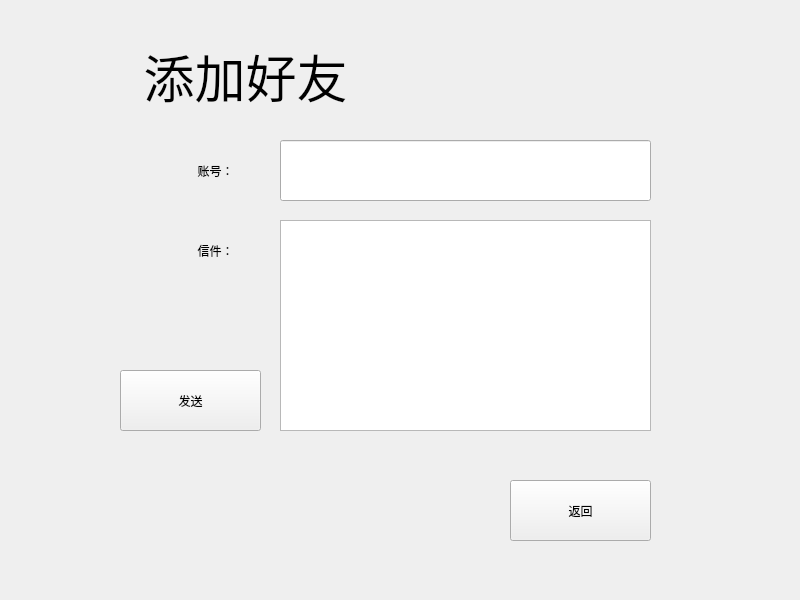
<?xml version="1.0" encoding="UTF-8"?>
<ui version="4.0">
 <class>Form_MakeFriends</class>
 <widget class="QWidget" name="Form_MakeFriends">
  <property name="geometry">
   <rect>
    <x>0</x>
    <y>0</y>
    <width>800</width>
    <height>600</height>
   </rect>
  </property>
  <property name="windowTitle">
   <string>Form</string>
  </property>
  <widget class="QLabel" name="background">
   <property name="geometry">
    <rect>
     <x>0</x>
     <y>0</y>
     <width>800</width>
     <height>600</height>
    </rect>
   </property>
   <property name="text">
    <string/>
   </property>
   <property name="pixmap">
    <pixmap resource="../../Resource/resource.qrc">:/Image/background.jpg</pixmap>
   </property>
   <property name="scaledContents">
    <bool>true</bool>
   </property>
  </widget>
  <widget class="QWidget" name="Group_Main" native="true">
   <property name="geometry">
    <rect>
     <x>80</x>
     <y>110</y>
     <width>641</width>
     <height>361</height>
    </rect>
   </property>
   <widget class="QLineEdit" name="le_no">
    <property name="geometry">
     <rect>
      <x>200</x>
      <y>30</y>
      <width>371</width>
      <height>61</height>
     </rect>
    </property>
   </widget>
   <widget class="QLabel" name="lb_no">
    <property name="geometry">
     <rect>
      <x>50</x>
      <y>30</y>
      <width>171</width>
      <height>61</height>
     </rect>
    </property>
    <property name="text">
     <string>账号：</string>
    </property>
    <property name="alignment">
     <set>Qt::AlignCenter</set>
    </property>
   </widget>
   <widget class="QTextEdit" name="te_mail">
    <property name="geometry">
     <rect>
      <x>200</x>
      <y>110</y>
      <width>371</width>
      <height>211</height>
     </rect>
    </property>
   </widget>
   <widget class="QLabel" name="lb_mail">
    <property name="geometry">
     <rect>
      <x>50</x>
      <y>110</y>
      <width>171</width>
      <height>61</height>
     </rect>
    </property>
    <property name="text">
     <string>信件：</string>
    </property>
    <property name="alignment">
     <set>Qt::AlignCenter</set>
    </property>
   </widget>
   <widget class="QPushButton" name="btn_send">
    <property name="geometry">
     <rect>
      <x>40</x>
      <y>260</y>
      <width>141</width>
      <height>61</height>
     </rect>
    </property>
    <property name="text">
     <string>发送</string>
    </property>
   </widget>
  </widget>
  <widget class="QLabel" name="lb_title">
   <property name="geometry">
    <rect>
     <x>90</x>
     <y>40</y>
     <width>311</width>
     <height>71</height>
    </rect>
   </property>
   <property name="styleSheet">
    <string notr="true">font: 38pt;</string>
   </property>
   <property name="text">
    <string>添加好友</string>
   </property>
   <property name="alignment">
    <set>Qt::AlignCenter</set>
   </property>
  </widget>
  <widget class="QPushButton" name="btn_close">
   <property name="geometry">
    <rect>
     <x>510</x>
     <y>480</y>
     <width>141</width>
     <height>61</height>
    </rect>
   </property>
   <property name="text">
    <string>返回</string>
   </property>
  </widget>
 </widget>
 <resources>
  <include location="../../Resource/resource.qrc"/>
 </resources>
 <connections/>
</ui>
